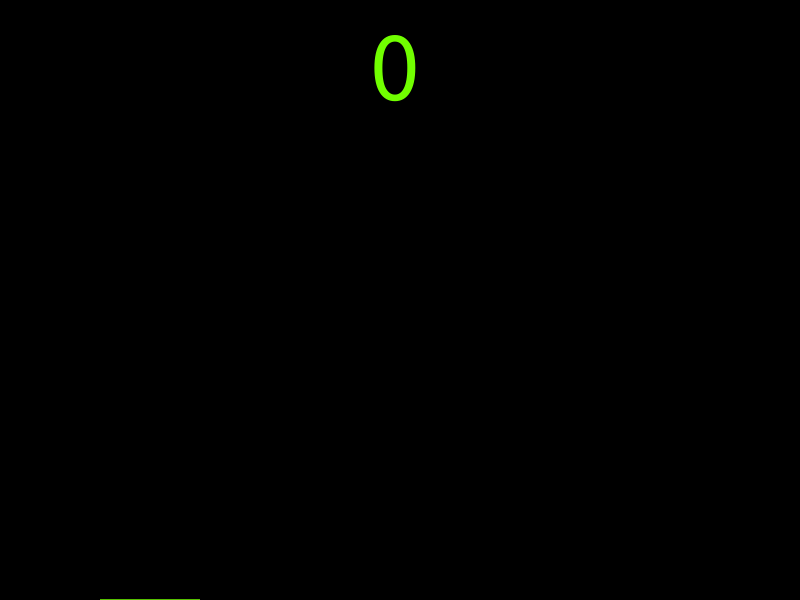
Frame 1 (no input)
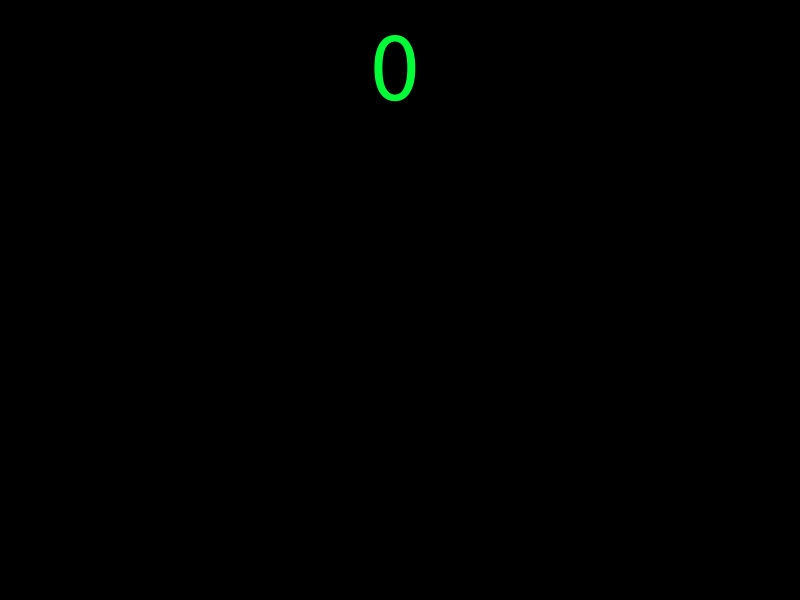
Frame 60 (the mouse pressed at the canvas centre just before this capture)
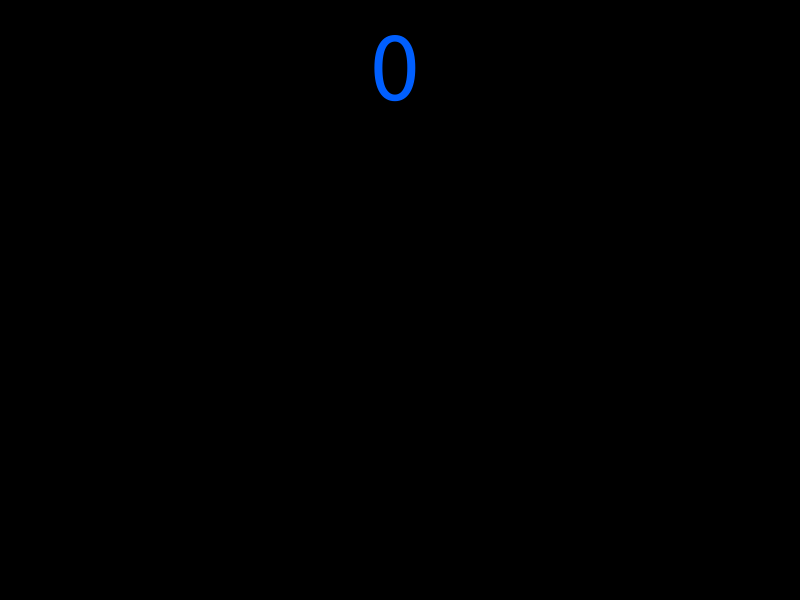
Frame 120 (the mouse held since frame 60 and released just before this capture)

The Processing sketch that drew these frames (run headless with seeded random() and noise(); from frame 60 on, the mouse is pressed at the canvas centre):

// Processing sketch: flappy_01_02
// ── flappy_01_02.pde

int score=0;
float position = displayHeight/2;
float gravity = -1;
float altura;
float xEnemy;
float yEnemy, aprox;
void gameReset() {
  score=0;
  gravity=-1;
  position=displayHeight/2;
}
void setup() {
  //  fullScreen();
  size(800, 600);
  colorMode(HSB);
  noStroke();
  textSize(100);
  aprox=-0.5;
  xEnemy = width + 100;
  yEnemy = random(0, height);
}
void draw() {
  xEnemy = xEnemy+aprox;

  quadrat();
  marcador();
  obstacles();
}
void mousePressed() {
  gravity=-10;
}
void keyPressed() {
  score=score+1;
}
void quadrat() {
  altura=map(position, 0, displayHeight, 0.5, 0);
  // background(int(random(255)),255,255);
  background(0);
  gravity=gravity+altura;
  position=position+gravity;
  fill(int(random(255)), 255, 255);
  rect(100, position, 100, 100);
}

void marcador() {
  text(score, width/2-30*String.valueOf(score).length(), 100);
}

void obstacles() {

  ellipse(xEnemy, yEnemy, 20, 20);
  println(xEnemy);
}
